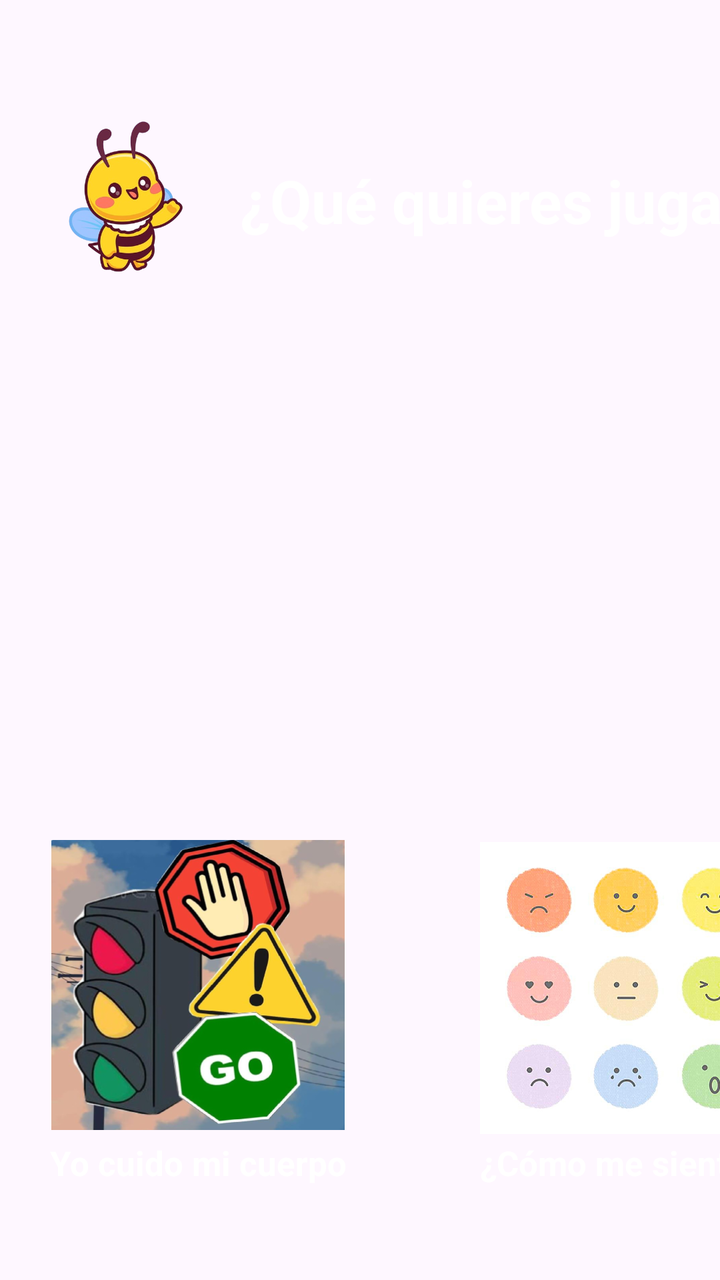
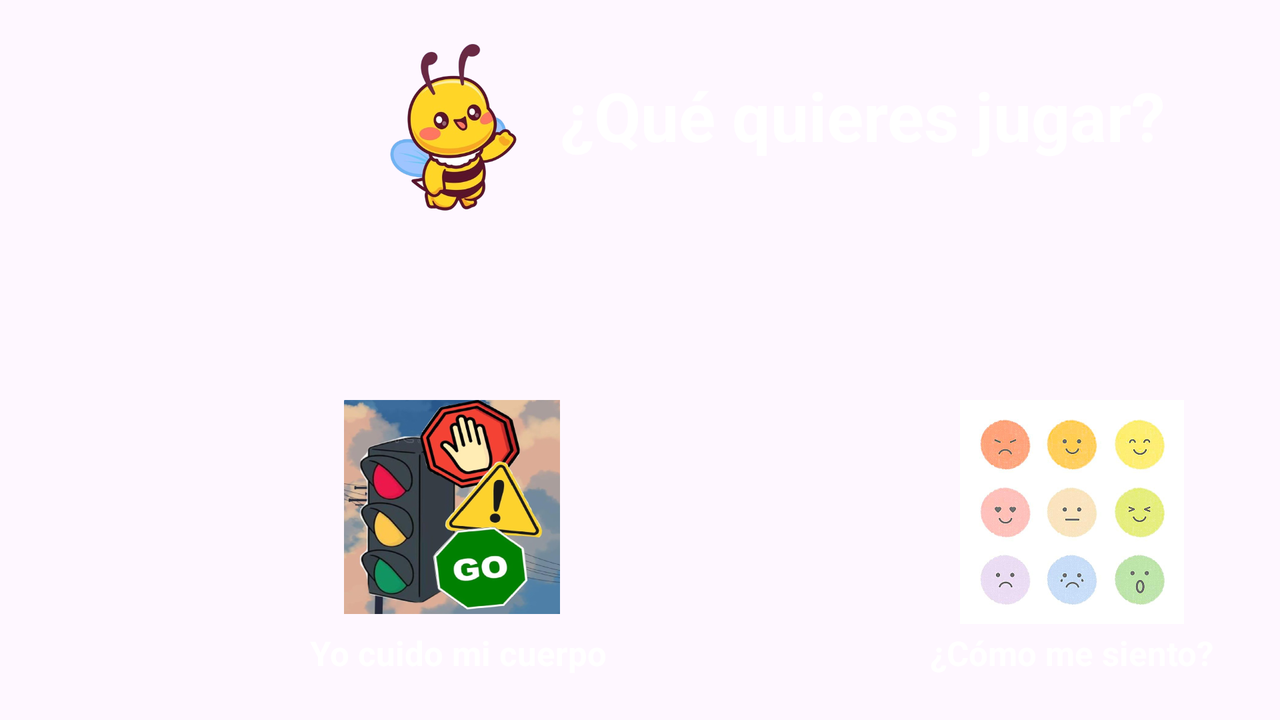

The same Android screen from two of the app's own layout files: first res/layout/ as a phone draws it, then the author's variant for another configuration, drawn on a device whose configuration selects that folder. Both files follow.
<!-- AndroidManifest.xml: application theme Theme.LaVozDeLosNiños -->
<!-- res/layout/activity_menu_juegos.xml -->
<?xml version="1.0" encoding="utf-8"?>
<androidx.constraintlayout.widget.ConstraintLayout xmlns:android="http://schemas.android.com/apk/res/android"
    xmlns:app="http://schemas.android.com/apk/res-auto"
    xmlns:tools="http://schemas.android.com/tools"
    android:id="@+id/main"
    android:layout_width="match_parent"
    android:layout_height="match_parent"
    tools:context=".MenuJuegos">

    <FrameLayout
        android:id="@+id/frameLayout2"
        android:layout_width="match_parent"
        android:layout_height="match_parent"
        tools:ignore="MissingConstraints">

        <ImageView
            android:id="@+id/imageView"
            android:layout_width="match_parent"
            android:layout_height="match_parent"
            android:scaleType="fitXY"
            app:srcCompat="@drawable/fondo_menu"
            tools:ignore="ContentDescription,ImageContrastCheck" />

        <TextView
            android:id="@+id/textview"
            android:layout_width="279dp"
            android:layout_height="wrap_content"
            android:layout_marginStart="120dp"
            android:layout_marginTop="80dp"
            android:layout_marginEnd="40dp"
            android:text="@string/What_do_you_want_to_play"
            android:textColor="@color/white"
            android:textSize="30sp"
            android:textStyle="bold"
            tools:ignore="TextContrastCheck,TextSizeCheck" />
    </FrameLayout>

    <ImageView
        android:id="@+id/imageView2"
        android:layout_width="100dp"
        android:layout_height="100dp"
        android:layout_marginStart="15dp"
        android:layout_marginTop="50dp"
        android:src="@drawable/abeja_png"
        app:layout_constraintStart_toStartOf="parent"
        app:layout_constraintTop_toTopOf="parent"
        tools:ignore="ContentDescription,ImageContrastCheck" />

    <ImageView
        android:id="@+id/imageView3"
        android:layout_width="148dp"
        android:layout_height="145dp"
        android:layout_marginStart="25dp"
        android:layout_marginTop="420dp"
        android:src="@drawable/img_menu_yo_cuido_mi_cuerpo"
        app:layout_constraintStart_toStartOf="parent"
        app:layout_constraintTop_toTopOf="parent"
        tools:ignore="ContentDescription,ImageContrastCheck" />

    <TextView
        android:id="@+id/textview2"
        android:layout_width="154dp"
        android:layout_height="32dp"
        android:layout_marginStart="25dp"
        android:layout_marginTop="570dp"
        android:text="@string/game1"
        android:textColor="@color/white"
        android:textSize="17sp"
        android:textStyle="bold"
        app:layout_constraintStart_toStartOf="parent"
        app:layout_constraintTop_toTopOf="parent"
        tools:ignore="TextContrastCheck,TextSizeCheck" />

    <ImageView
        android:id="@+id/imageView4"
        android:layout_width="146dp"
        android:layout_height="158dp"
        android:layout_marginStart="240dp"
        android:layout_marginTop="415dp"
        android:src="@drawable/img_menu_como_me_siento"
        app:layout_constraintStart_toStartOf="parent"
        app:layout_constraintTop_toTopOf="parent"
        tools:ignore="ContentDescription,ImageContrastCheck" />

    <TextView
        android:id="@+id/textview3"
        android:layout_width="154dp"
        android:layout_height="32dp"
        android:layout_marginStart="240dp"
        android:layout_marginTop="570dp"
        android:text="@string/game2"
        android:textColor="@color/white"
        android:textSize="17sp"
        android:textStyle="bold"
        app:layout_constraintStart_toStartOf="parent"
        app:layout_constraintTop_toTopOf="parent"
        tools:ignore="TextContrastCheck,TextSizeCheck" />

</androidx.constraintlayout.widget.ConstraintLayout>
<!-- resources referenced by this layout -->
<resources>
  <!-- drawable abeja_png: png bitmap (drawable, 124626 bytes) -->
  <!-- drawable img_menu_como_me_siento: jpeg bitmap (drawable, 45825 bytes) -->
  <!-- drawable img_menu_yo_cuido_mi_cuerpo: png bitmap (drawable, 264924 bytes) -->
  <string name="What_do_you_want_to_play">¿Qué quieres jugar?</string>
  <string name="game1">Yo cuido mi cuerpo</string>
  <string name="game2">¿Cómo me siento?</string>
  <style name="Theme.LaVozDeLosNiños" parent="Base.Theme.LaVozDeLosNiños" />
  <style name="Base.Theme.LaVozDeLosNiños" parent="Theme.Material3.DayNight.NoActionBar">
          
          
      </style>
</resources>
<!-- res/layout-land/activity_menu_juegos.xml (the author's variant of the layout above) -->
<!-- drawn on the phone turned sideways -->
<?xml version="1.0" encoding="utf-8"?>
<androidx.constraintlayout.widget.ConstraintLayout xmlns:android="http://schemas.android.com/apk/res/android"
    xmlns:app="http://schemas.android.com/apk/res-auto"
    xmlns:tools="http://schemas.android.com/tools"
    android:id="@+id/main"
    android:layout_width="match_parent"
    android:layout_height="match_parent"
    android:orientation="horizontal"
    tools:context=".MenuJuegos">

    <FrameLayout
        android:id="@+id/frameLayout2"
        android:layout_width="match_parent"
        android:layout_height="match_parent"
        tools:ignore="MissingConstraints">

        <ImageView
            android:id="@+id/imageView"
            android:layout_width="match_parent"
            android:layout_height="match_parent"
            android:scaleType="fitXY"
            app:srcCompat="@drawable/fondo_menu"
            tools:ignore="ContentDescription,ImageContrastCheck" />

        <TextView
            android:id="@+id/textview"
            android:layout_width="317dp"
            android:layout_height="60dp"
            android:layout_marginStart="280dp"
            android:layout_marginTop="35dp"
            android:layout_marginEnd="40dp"
            android:text="@string/What_do_you_want_to_play"
            android:textColor="@color/white"
            android:textSize="34sp"
            android:textStyle="bold"
            tools:ignore="TextContrastCheck,TextSizeCheck" />
    </FrameLayout>

    <ImageView
        android:id="@+id/imageView2"
        android:layout_width="118dp"
        android:layout_height="111dp"
        android:layout_marginStart="170dp"
        android:layout_marginTop="10dp"
        android:src="@drawable/abeja_png"
        app:layout_constraintStart_toStartOf="parent"
        app:layout_constraintTop_toTopOf="parent"
        tools:ignore="ContentDescription,ImageContrastCheck" />

    <ImageView
        android:id="@+id/imageView3"
        android:layout_width="132dp"
        android:layout_height="107dp"
        android:layout_marginStart="160dp"
        android:layout_marginTop="200dp"
        android:src="@drawable/img_menu_yo_cuido_mi_cuerpo"
        app:layout_constraintStart_toStartOf="parent"
        app:layout_constraintTop_toTopOf="parent"
        tools:ignore="ContentDescription,ImageContrastCheck" />

    <TextView
        android:id="@+id/textview2"
        android:layout_width="154dp"
        android:layout_height="32dp"
        android:layout_marginStart="155dp"
        android:layout_marginTop="315dp"
        android:text="@string/game1"
        android:textColor="@color/white"
        android:textSize="17sp"
        android:textStyle="bold"
        app:layout_constraintStart_toStartOf="parent"
        app:layout_constraintTop_toTopOf="parent"
        tools:ignore="TextContrastCheck,TextSizeCheck" />

    <ImageView
        android:id="@+id/imageView4"
        android:layout_width="112dp"
        android:layout_height="112dp"
        android:layout_marginStart="480dp"
        android:layout_marginTop="200dp"
        android:src="@drawable/img_menu_como_me_siento"
        app:layout_constraintStart_toStartOf="parent"
        app:layout_constraintTop_toTopOf="parent"
        tools:ignore="ContentDescription,ImageContrastCheck" />

    <TextView
        android:id="@+id/textview3"
        android:layout_width="154dp"
        android:layout_height="32dp"
        android:layout_marginStart="465dp"
        android:layout_marginTop="315dp"
        android:text="@string/game2"
        android:textColor="@color/white"
        android:textSize="17sp"
        android:textStyle="bold"
        app:layout_constraintStart_toStartOf="parent"
        app:layout_constraintTop_toTopOf="parent"
        tools:ignore="TextContrastCheck,TextSizeCheck" />

</androidx.constraintlayout.widget.ConstraintLayout>
